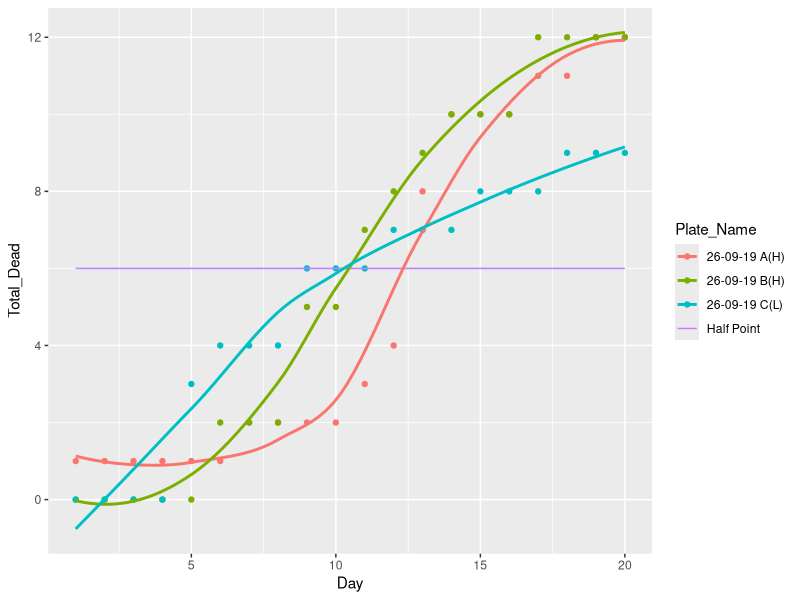

Here is the R script that generated this plot:
library(tidyverse)

df = read.csv("batch_9_edit_plate1.csv")
df1 = read.csv('batch_9_edit_plate2.csv')
df2 = read.csv('batch_9_edit_plate3.csv')

df3 = rbind(df, df1)
df = rbind(df3,df2)

df %>%
  ggplot(aes(x = Day, y = Total_Dead, color = Plate_Name)) + geom_point() +
  geom_line(aes(y = 6, color = "Half Point")) + geom_smooth(se = FALSE)
